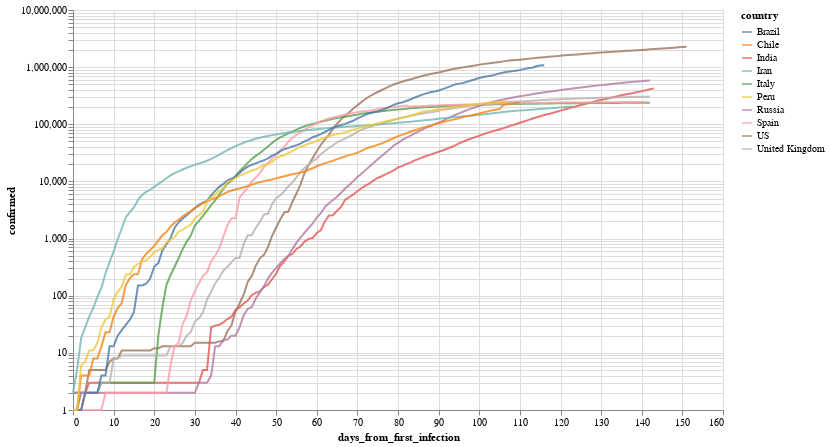

Notebook code for this chart:
### Markdown cell above
Por ejemplo, evolución (interactiva!) de los paises con mas infectados

### Code cell
total_confirmed_by_country = global_df.groupby('country').confirmed.max().sort_values(ascending=False)
selected_countries = total_confirmed_by_country[total_confirmed_by_country > 1000].index

plot_df = global_df[
    (global_df.confirmed > 0) & 
    (global_df.country.isin(selected_countries[:10]))
].sort_values('date')

selection = alt.selection_multi(
    fields=['country'], 
    bind='legend', 
    init=[{'country': c} for c in selected_countries[:10]]
)


(
    alt.Chart(plot_df)
       .mark_line()
       .encode(
           x='days_from_first_infection', 
           y=alt.Y('confirmed', scale=alt.Scale(type='log')), 
           color='country',
           opacity=alt.condition(selection, alt.value(.8), alt.value(.05))
       ).add_selection(selection)
        .properties(width=650, height=400)
       
)

### Figure 1 — Vega-Lite specification as saved in the notebook (floating-point values rounded to 4 significant figures; data arrays with more than 128 entries replaced by an {"elided": "..."} marker saying what was removed)
{"config": {"view": {"continuousWidth": 400, "continuousHeight": 300}}, "data": {"name": "data-59a4777d27c273a4f9dd317b85ecfe0a"}, "mark": "line", "encoding": {"color": {"type": "nominal", "field": "country"}, "opacity": {"condition": {"value": 0.8, "selection": "selector001"}, "value": 0.05}, "x": {"type": "quantitative", "field": "days_from_first_infection"}, "y": {"type": "quantitative", "field": "confirmed", "scale": {"type": "log"}}}, "height": 400, "selection": {"selector001": {"type": "multi", "fields": ["country"], "bind": "legend", "init": [{"country": "US"}, {"country": "Brazil"}, {"country": "Russia"}, {"country": "India"}, {"country": "United Kingdom"}, {"country": "Peru"}, {"country": "Spain"}, {"country": "Chile"}, {"country": "Italy"}, {"country": "Iran"}]}}, "width": 650, "$schema": "https://vega.github.io/schema/vega-lite/v4.8.1.json", "datasets": {"data-59a4777d27c273a4f9dd317b85ecfe0a": {"elided": "1327 records"}}}
